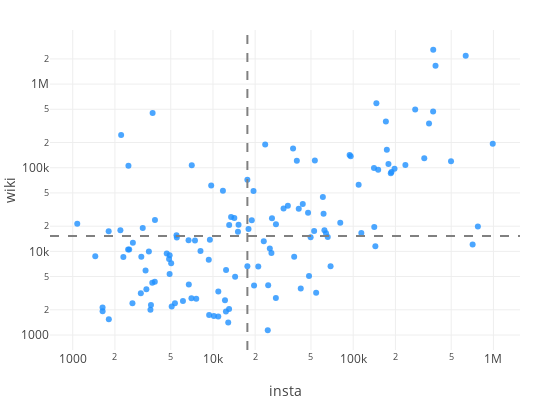

Here is the notebook cell this chart was saved with:
### Code cell
def insta_wiki_scatter(scatter_x1, scatter_y1, scatter_labels1):
    PLOT_HEIGHT = 400
    PLOT_WIDTH = 550
    
    data = [go.Scatter(x=scatter_x1, y=scatter_y1,
                       text=scatter_labels1,
                       mode = 'markers',
                       hoverinfo='text',
                       name='huge',
                       textfont=dict(size=8, color='lightgrey'),
                       marker=dict(color='dodgerblue', opacity=0.8)),
            ]

    min_x = np.min(scatter_x1)
    max_x = np.max(scatter_x1)
    med_x = np.median(scatter_x1)
    med_y = np.median(scatter_y1)
    
    shapes=[dict(type='line',
                 xref='x', yref='paper',
                 x0=med_x, y0=0,
                 x1=med_x, y1=1,
                 line=dict(color='grey', width=2, dash='dash')),
            dict(type='line',
                 xref='paper', yref='y',
                 x0=0, y0=med_y,
                 x1=1, y1=med_y,
                 line=dict(color='grey', width=2, dash='dash'))]

    layout = go.Layout(width=PLOT_WIDTH,
                       height=PLOT_HEIGHT,
                       margin = go.layout.Margin(t=30, b=50, l=50, r=30),
                       xaxis=dict(
                            title='insta', type='log',
                       ),
                       yaxis=dict(
                            title='wiki', type='log'),
                       hovermode='closest',
                       shapes=shapes,
                       showlegend=False)

    fig = go.Figure(data=data, layout=layout)
    py.iplot(fig, show_link=False)
    

wiki_df = get_wiki_locations()
street_wiki_dict = get_street_wiki_views(wiki_df)
street_insta_dict = get_insta_dict()  
street_locs_wiki = get_street_locs(wiki_df)
wiki_data = get_wiki_data()

insta_wiki_scatter([x[0] for x in wiki_data.values()],
                    [x[1] for x in wiki_data.values()],
                    [x[2] for x in wiki_data.values()])

### Figure 1 — Plotly figure (JSON) as saved in the notebook; plotly's stock layout.template omitted (floating-point values rounded to 4 significant figures)
{"data": [{"hoverinfo": "text", "marker": {"color": "dodgerblue", "opacity": 0.8}, "mode": "markers", "name": "huge", "text": ["<i>Mühlenstraße</i><br>East Side Gallery, 124926<br>Mercedes-Benz Arena ..., 67963", "<i>Pariser Platz</i><br>Pariser Platz, 19878", "<i>Dircksenstraße</i><br>Berlin Alexanderplat..., 12068", "<i>Unter Den Linden</i><br>Berlin, 1879885<br>Warschauer Straße, 4032<br>Berlin Brandenburger..., 6051<br>Humboldt University ..., 155456<br>Hotel Adlon, 62916", "<i>Am Lustgarten</i><br>Berlin Cathedral, 100669<br>Lustgarten, 18932", "<i>Platz Der Republik</i><br>Reichstag dome, 756577<br>Reichstag building, 393733<br>Bundestag, 507842", "<i>Ebertstraße</i><br>Berlin Wall, 2574641", "<i>Friedrichstraße</i><br>Checkpoint Charlie, 386808<br>Friedrichstadt-Palas..., 13018<br>Admiralspalast, 6366<br>The Westin Grand Ber..., 5086<br>Friedrichstraße, 26010", "<i>Cora-Berliner-Straße</i><br>Memorial to the Murd..., 337363", "<i>Potsdamer Platz</i><br>Potsdamer Platz, 119613<br>Berlin Potsdamer Pla..., 9958", "<i>Bodestraße</i><br>Museum Island, 114663<br>Pergamon Museum, 157339<br>Alte Nationalgalerie, 41013<br>Bode Museum, 44619<br>Altes Museum, 67883", "<i>Budapester Straße</i><br>Kaiser Wilhelm Memor..., 99786<br>Aquarium Berlin, 8001<br>2016 Berlin truck at..., 242", "<i>John-Foster-Dulles-Allee</i><br>Mitte, 51439<br>Tiergarten, Berlin, 26299<br>Haus der Kulturen de..., 19754", "<i>Hardenbergplatz</i><br>Berlin Zoological Ga..., 64648<br>Berlin Zoologischer ..., 24439", "<i>Gendarmenmarkt</i><br>Gendarmenmarkt, 44959<br>Konzerthaus Berlin, 26031<br>French Cathedral, Be..., 15216", "<i>Tauentzienstraße</i><br>Kaufhaus des Westens, 55818<br>Europa-Center, 11304<br>Breitscheidplatz, 25095<br>City West, 10494<br>Tauentzienstraße, 7755", "<i>Panoramastraße</i><br>Fernsehturm Berlin, 163664", "<i>Karl-Liebknecht-Straße</i><br>DDR Museum, 32142<br>Berlin Palace, 33600<br>St. Mary's Church, B..., 16630<br>Marx-Engels Forum, 12384<br>AquaDom, 19257", "<i>Potsdamer Straße</i><br>Sony Center, 38851<br>Neue Nationalgalerie, 34661<br>Berlin Wintergarten ..., 9531<br>Deutsche Kinemathek, 3381<br>Kulturforum, 8365", "<i>Brandenburger Tor</i><br>Brandenburg Gate, 592225", "<i>Kurfürstendamm</i><br>Schaubühne, 8663<br>Adenauerplatz (Berli..., 2823", "<i>Invalidenstraße</i><br>Hamburger Bahnhof, 19608", "<i>Europaplatz</i><br>Berlin Hauptbahnhof, 99538", "<i>Rosenthaler Straße</i><br>Hackesche Höfe, 16527", "<i>Lindenstraße</i><br>Jewish Museum, Berli..., 62533", "<i>Großer Stern</i><br>Berlin Victory Colum..., 105435<br>Straße des 17. Juni, 27282<br>Großer Stern, 4552", "<i>Niederkirchnerstraße</i><br>Topography of Terror, 123188<br>Abgeordnetenhaus of ..., 18360", "<i>Behrenstraße</i><br>Komische Oper Berlin, 11740<br>Academy of Arts, Ber..., 10198", "<i>Luckenwalder Straße</i><br>Gleisdreieck (Berlin..., 6652", "<i>Skalitzer Straße</i><br>Kottbusser Tor (Berl..., 9438<br>Berlin Görlitzer Bah..., 5405", "<i>Oranienstraße</i><br>SO36, 13265<br>Core Tex Records, 3201", "<i>Alexanderstraße</i><br>Park Inn Berlin, 13809<br>Berlin Jannowitzbrüc..., 4132", "<i>Spandauer Straße</i><br>Mitte (locality), 28173", "<i>Oranienburger Straße</i><br>Monbijou Park, 3969<br>Oranienburger Straße, 17649<br>New Synagogue, Berli..., 23201", "<i>Französische Straße</i><br>Französische Straße ..., 3197", "<i>Karl-Marx-Allee</i><br>Friedrichshain, 46467<br>Frankfurter Tor, 11482<br>Karl-Marx-Allee, 45865<br>Kino International, 7406<br>Computerspielemuseum..., 10945", "<i>Möckernstraße</i><br>Tempodrom, 17528", "<i>Reichstagufer</i><br>Tränenpalast, 14747", "<i>Hardenbergstraße</i><br>Ufa-Palast am Zoo, 5068", "<i>Herbert-Von-Karajan-Straße</i><br>Berliner Philharmoni..., 28881", "<i>Rathausstraße</i><br>Rotes Rathaus, 22980<br>Neptunbrunnen, 13990", "<i>Hasenheide</i><br>Neue Welt (Berlin), 3588", "<i>Oberbaumbrücke</i><br>Oberbaum Bridge, 32233", "<i>Alexanderplatz</i><br>Alexanderplatz, 118189<br>World Clock (Alexand..., 3206", "<i>Alte Jakobstraße</i><br>Berlinische Galerie, 8651", "<i>Leipziger Straße</i><br>Bundesrat of Germany, 152331<br>Wilhelmstrasse, 17412", "<i>Straße Des 17. Juni</i><br>Soviet War Memorial ..., 35100", "<i>Gleimstraße</i><br>Mauerpark, 32470", "<i>Trebbiner Straße</i><br>German Museum of Tec..., 21157", "<i>Paul-Lincke-Ufer</i><br>Paul-Lincke-Ufer, 2773", "<i>Erna-Samuel-Straße</i><br>Moabit, 24819", "<i>Schloßstraße</i><br>Schloßstraße (Berlin..., 1963<br>Bierpinsel, 7573", "<i>Mehringdamm</i><br>Mehringdamm, 4021<br>Schwules Museum, 6786", "<i>Bülowstraße</i><br>Bülowstraße (Berlin ..., 3931", "<i>Prinzenstraße</i><br>Böckler Park, 1140", "<i>09L/27R</i><br>Berlin Tempelhof Air..., 189462", "<i>Kreuzbergstraße</i><br>Viktoriapark, 13243", "<i>Warschauer Platz</i><br>Matrix (club), 6594", "<i>Wallstraße</i><br>Spittelmarkt (Berlin..., 3898", "<i>Prenzlauer Allee</i><br>Prenzlauer Berg, 50057<br>Zeiss Major Planetar..., 2563", "<i>Georgenstraße</i><br>Berlin Friedrichstra..., 23492", "<i>Albrechtstraße</i><br>Bunker (Berlin), 18466", "<i>Wittenbergplatz</i><br>Wittenbergplatz (Ber..., 6655", "<i>Bebelplatz</i><br>Berlin State Opera, 34248<br>Bebelplatz, 37783", "<i>Badstraße</i><br>Gesundbrunnen (Berli..., 9800<br>Berlin-Gesundbrunnen..., 8636<br>Pankstraße (Berlin U..., 2359", "<i>Leipziger Platz</i><br>Mall of Berlin, 12129<br>Leipziger Platz, 5078", "<i>Knaackstraße</i><br>Wasserturm Prenzlaue..., 4974", "<i>Klingelhöferstraße</i><br>Bauhaus Archive, 24991", "<i>Schloßplatz</i><br>European School of M..., 15436<br>Humboldt Box, 10277", "<i>Halenseestraße</i><br>Charlottenburg-Wilme..., 20705", "<i>Motzstraße</i><br>Viktoria-Luise-Platz, 2040", "<i>B96</i><br>Franz-Neumann-Platz ..., 1411", "<i>Hermannplatz</i><br>Hermannplatz (Berlin..., 5978", "<i>Rosa-Luxemburg-Straße</i><br>Rosa-Luxemburg-Straß..., 1905", "<i>Neue Schönhauser Straße</i><br>Weinmeisterstraße (B..., 2611", "<i>Spreeweg</i><br>Bellevue Palace (Ger..., 53033", "<i>Waldemarstraße</i><br>Görlitzer Bahnhof (B..., 3306", "<i>Mariannenplatz</i><br>St. Thomas, Berlin, 1660", "<i>B109</i><br>Prenzlauer Allee, 1686", "<i>Willy-Brandt-Straße</i><br>German Chancellery, 61294", "<i>Stresemannstraße</i><br>Martin-Gropius-Bau, 10836<br>Hebbel am Ufer, 2906", "<i>Turmstraße</i><br>Turmstraße, 1739", "<i>Am Friedrichshain</i><br>Märchenbrunnen, 7956", "<i>Hildegard-Knef-Platz</i><br>Berlin Südkreuz, 10082", "<i>Heinrich-Heine-Straße</i><br>Heinrich-Heine-Straß..., 2714", "<i>Klopstockstraße</i><br>Hansaviertel, 13529", "<i>Spandauer Damm</i><br>Charlottenburg Palac..., 106828", "<i>Osloer Straße</i><br>Osloer Straße (Berli..., 2751", "<i>Segitzdamm</i><br>Moritzplatz (Berlin ..., 4013", "<i>Dickhardtstraße</i><br>Steglitz, 13575", "<i>Gabriele-Tergit-Promenade</i><br>Mendelssohn-Barthold..., 2553", "<i>John-F.-Kennedy-Platz</i><br>Rathaus Schöneberg, 14635", "<i>Waterloo-Ufer</i><br>Landwehr Canal, 15601", "<i>Müllerstraße</i><br>Berlin-Wedding stati..., 2405", "<i>Gneisenaustraße</i><br>Gneisenaustraße (Ber..., 2187", "<i>Fischerinsel</i><br>Fischerinsel, 7213", "<i>Schützenstraße</i><br>Friedrichstadt (Berl..., 8992", "<i>Konrad-Adenauer-Straße</i><br>Bundestag (Berlin U-..., 5351", "<i>Messedamm</i><br>Internationales Cong..., 8118", "<i>Paul-Heyse-Straße</i><br>Velodrom (Berlin), 9456", "<i>Werderscher Markt</i><br>Federal Foreign Offi..., 23734", "<i>Brunnenstraße</i><br>Rosenthaler Platz (B..., 4344", "<i>An Der Kolonnade</i><br>Führerbunker, 451536", "<i>Stuttgarter Platz</i><br>Berlin-Charlottenbur..., 4213", "<i>Hausvogteiplatz</i><br>Hausvogteiplatz (Ber..., 2281", "<i>Beusselstraße</i><br>Berlin Beusselstraße..., 2006", "<i>Tiergartenstraße</i><br>Canisius-Kolleg Berl..., 3465<br>Kunstgewerbemuseum B..., 6493", "<i>Sophienstraße</i><br>Sophienkirche (Berli..., 3536", "<i>Greifswalder Straße</i><br>Ernst-Thälmann-Park, 4693<br>Berlin Greifswalder ..., 1219", "<i>Hinter Der Katholischen Kirche</i><br>St. Hedwig's Cathedr..., 19077", "<i>Lehrter Straße</i><br>Poststadion, 8648", "<i>Bornholmer Straße</i><br>Berlin Bornholmer St..., 3158", "<i>Am Köllnischen Park</i><br>Jannowitz Bridge, 1830<br>Märkisches Museum, 10853", "<i>Wexstraße</i><br>Berlin Innsbrucker P..., 2402", "<i>Warschauer Brücke</i><br>Berlin Warschauer St..., 10526", "<i>Brückenstraße</i><br>KitKatClub, 105488", "<i>Mittelstraße</i><br>Steglitz-Zehlendorf, 10564", "<i>Wiener Straße</i><br>Görlitzer Park, 8594", "<i>Rüdersdorfer Straße</i><br>Berghain, 245807", "<i>Maaßenstraße</i><br>Nollendorfplatz, 11422<br>Nollendorfplatz (Ber..., 6407", "<i>Friedrich-Wilhelm-Platz</i><br>Friedrich-Wilhelm-Pl..., 1542", "<i>Lennéstraße</i><br>Memorial to Homosexu..., 17430", "<i>Südstern</i><br>Südstern (Berlin U-B..., 1929", "<i>An Der Putlitzbrücke</i><br>Berlin Westhafen sta..., 2139", "<i>Waldsteg</i><br>Soviet War Memorial ..., 8765", "<i>An Der Spandauer Brücke</i><br>Hackescher Markt, 21364"], "textfont": {"color": "lightgrey", "size": 8}, "type": "scatter", "uid": "1113f9d0-2a42-11e9-90d1-3c15c2cf2370", "x": [989076, 774695, 710963, 634486, 498553, 386438, 372198, 371481, 347330, 321349, 276756, 235633, 197163, 187589, 185429, 178426, 173778, 171038, 150733, 146356, 143892, 141353, 140688, 114298, 109365, 96001, 94302, 80870, 68981, 65845, 64014, 62353, 61474, 60783, 54430, 53285, 52677, 49704, 48422, 47653, 43696, 42276, 40906, 39639, 37947, 37261, 34212, 31884, 28132, 28093, 26350, 26117, 25428, 24761, 24592, 23578, 23030, 21046, 19642, 19468, 18917, 17929, 17600, 17593, 15221, 15074, 14385, 14202, 13468, 13052, 13030, 12848, 12399, 12371, 12179, 11779, 10920, 10913, 10153, 9714, 9508, 9392, 9337, 8147, 7599, 7443, 7062, 7024, 6728, 6701, 6110, 5522, 5495, 5354, 5079, 5034, 4911, 4907, 4866, 4680, 3858, 3848, 3712, 3691, 3613, 3582, 3491, 3351, 3306, 3156, 3084, 3060, 2685, 2666, 2528, 2496, 2483, 2296, 2214, 2187, 1809, 1804, 1633, 1632, 1448, 1077], "y": [192889, 19878, 12068, 2184651, 119601, 1658152, 2574641, 468980, 337363, 129571, 498244, 108029, 97492, 89087, 86206, 110466, 163664, 357894, 94789, 592225, 11486, 19608, 99538, 16527, 62533, 137269, 141548, 21938, 6652, 14843, 16466, 17941, 28173, 44819, 3197, 122165, 17528, 14747, 5068, 28881, 36970, 3588, 32233, 121395, 8651, 169743, 35100, 32470, 21157, 2773, 24819, 9536, 10807, 3931, 1140, 189462, 13243, 6594, 3898, 52620, 23492, 18466, 6655, 72031, 20795, 17207, 4974, 24991, 25713, 20705, 2040, 1411, 5978, 1905, 2611, 53033, 3306, 1660, 1686, 61294, 13742, 1739, 7956, 10082, 2714, 13529, 106828, 2751, 4013, 13575, 2553, 14635, 15601, 2405, 2187, 7213, 8992, 5351, 8118, 9456, 23734, 4344, 451536, 4213, 2281, 2006, 9958, 3536, 5912, 19077, 8648, 3158, 12683, 2402, 10526, 105488, 10564, 8594, 245807, 17829, 1542, 17430, 1929, 2139, 8765, 21364]}], "layout": {"height": 400, "hovermode": "closest", "margin": {"b": 50, "l": 50, "r": 30, "t": 30}, "shapes": [{"line": {"color": "grey", "dash": "dash", "width": 2}, "type": "line", "x0": 17600.0, "x1": 17600.0, "xref": "x", "y0": 0, "y1": 1, "yref": "paper"}, {"line": {"color": "grey", "dash": "dash", "width": 2}, "type": "line", "x0": 0, "x1": 1, "xref": "paper", "y0": 15222, "y1": 15222, "yref": "y"}], "showlegend": false, "width": 550, "xaxis": {"title": "insta", "type": "log"}, "yaxis": {"title": "wiki", "type": "log"}}}
